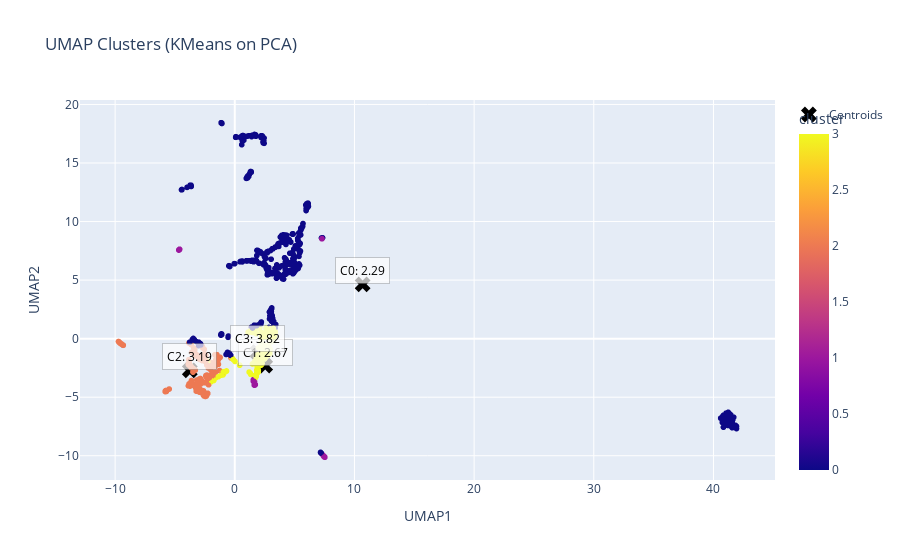

The cell this chart's notebook holds for it:
### Code cell
# B. UMAP scatter colored by avg_rating and clusters with labeled centroids
if HAS_UMAP and umap_df is not None:
    # Ensure avg_rating exists; fill missing with median for visualization only
    if 'avg_rating' not in umap_df.columns or umap_df['avg_rating'].isna().all():
        umap_df['avg_rating'] = df['avg_rating'].fillna(df['avg_rating'].median()) if 'avg_rating' in df.columns else 0
    # Ensure name column exists for hover
    if 'name_col' not in globals():
        name_candidates = ['coaster_name','ratings_coaster','rfdb_coaster_folder','ratings_url']
        name_col = next((c for c in name_candidates if c in df.columns), None)
        if name_col is None:
            name_col = 'index'; df = df.reset_index()
    if name_col not in umap_df.columns:
        umap_df[name_col] = df[name_col]
    # Attach clusters computed on PCA features to UMAP dataframe
    if 'cluster' not in umap_df.columns:
        umap_df['cluster'] = pca_df.get('cluster', pd.Series(labels_km, index=pca_df.index))
    # Base UMAP scatter colored by cluster
    fig_umap_scatter = px.scatter(umap_df, x='UMAP1', y='UMAP2', color='cluster', hover_data=[name_col,'avg_rating'], title='UMAP Clusters (KMeans on PCA)')
    # Compute centroids and mean ratings for labels in UMAP space
    centroids_umap = umap_df.groupby('cluster')[['UMAP1','UMAP2']].mean().reset_index()
    rating_means_umap = umap_df.groupby('cluster')['avg_rating'].mean().round(2).reset_index()
    centroids_umap = centroids_umap.merge(rating_means_umap, on='cluster', how='left')
    # Add centroid markers
    fig_umap_scatter.add_scatter(x=centroids_umap['UMAP1'], y=centroids_umap['UMAP2'], mode='markers',
                                 marker=dict(size=14, symbol='x', color='black'), name='Centroids')
    # Add readable labels as semi-transparent annotations
    annotations = []
    for _, row in centroids_umap.iterrows():
        annotations.append(dict(
            x=float(row['UMAP1']), y=float(row['UMAP2']),
            xref='x', yref='y',
            text=f"C{int(row['cluster'])}: {float(row['avg_rating']):.2f}",
            showarrow=False,
            font=dict(size=12, color='black'),
            align='center',
            bgcolor='rgba(255,255,255,0.7)',
            bordercolor='rgba(0,0,0,0.2)',
            borderpad=4,
            xanchor='center', yanchor='bottom'
        ))
    fig_umap_scatter.update_layout(annotations=annotations)
    safe_show(fig_umap_scatter, 'umap_clusters_with_centroids_rating')
else:
    print('UMAP not available; skip UMAP clustering visualization.')

### Figure 1 — Plotly figure (JSON) as saved in the notebook; plotly's stock layout.template omitted (floating-point values rounded to 4 significant figures; data arrays with more than 128 entries replaced by an {"elided": "..."} marker saying what was removed)
{"data": [{"customdata": {"elided": "1299x2 mixed values"}, "hovertemplate": "UMAP1=%{x}<br>UMAP2=%{y}<br>ratings_coaster=%{customdata[0]}<br>avg_rating=%{customdata[1]}<br>cluster=%{marker.color}<extra></extra>", "legendgroup": "", "marker": {"color": {"elided": "1299 int values"}, "coloraxis": "coloraxis", "symbol": "circle"}, "mode": "markers", "name": "", "showlegend": false, "type": "scattergl", "x": {"elided": "1299 float values"}, "xaxis": "x", "y": {"elided": "1299 float values"}, "yaxis": "y"}, {"marker": {"color": "black", "size": 14, "symbol": "x"}, "mode": "markers", "name": "Centroids", "type": "scatter", "x": [10.68, 2.542, -3.758, 1.898], "y": [4.638, -2.306, -2.709, -1.163]}], "layout": {"annotations": [{"align": "center", "bgcolor": "rgba(255,255,255,0.7)", "bordercolor": "rgba(0,0,0,0.2)", "borderpad": 4, "font": {"color": "black", "size": 12}, "showarrow": false, "text": "C0: 2.29", "x": 10.68, "xanchor": "center", "xref": "x", "y": 4.638, "yanchor": "bottom", "yref": "y"}, {"align": "center", "bgcolor": "rgba(255,255,255,0.7)", "bordercolor": "rgba(0,0,0,0.2)", "borderpad": 4, "font": {"color": "black", "size": 12}, "showarrow": false, "text": "C1: 2.67", "x": 2.542, "xanchor": "center", "xref": "x", "y": -2.306, "yanchor": "bottom", "yref": "y"}, {"align": "center", "bgcolor": "rgba(255,255,255,0.7)", "bordercolor": "rgba(0,0,0,0.2)", "borderpad": 4, "font": {"color": "black", "size": 12}, "showarrow": false, "text": "C2: 3.19", "x": -3.758, "xanchor": "center", "xref": "x", "y": -2.709, "yanchor": "bottom", "yref": "y"}, {"align": "center", "bgcolor": "rgba(255,255,255,0.7)", "bordercolor": "rgba(0,0,0,0.2)", "borderpad": 4, "font": {"color": "black", "size": 12}, "showarrow": false, "text": "C3: 3.82", "x": 1.898, "xanchor": "center", "xref": "x", "y": -1.163, "yanchor": "bottom", "yref": "y"}], "coloraxis": {"colorbar": {"title": {"text": "cluster"}}, "colorscale": [[0, "#0d0887"], [0.1111, "#46039f"], [0.2222, "#7201a8"], [0.3333, "#9c179e"], [0.4444, "#bd3786"], [0.5556, "#d8576b"], [0.6667, "#ed7953"], [0.7778, "#fb9f3a"], [0.8889, "#fdca26"], [1, "#f0f921"]]}, "legend": {"tracegroupgap": 0}, "title": {"text": "UMAP Clusters (KMeans on PCA)"}, "xaxis": {"anchor": "y", "domain": [0, 1], "title": {"text": "UMAP1"}}, "yaxis": {"anchor": "x", "domain": [0, 1], "title": {"text": "UMAP2"}}}}
